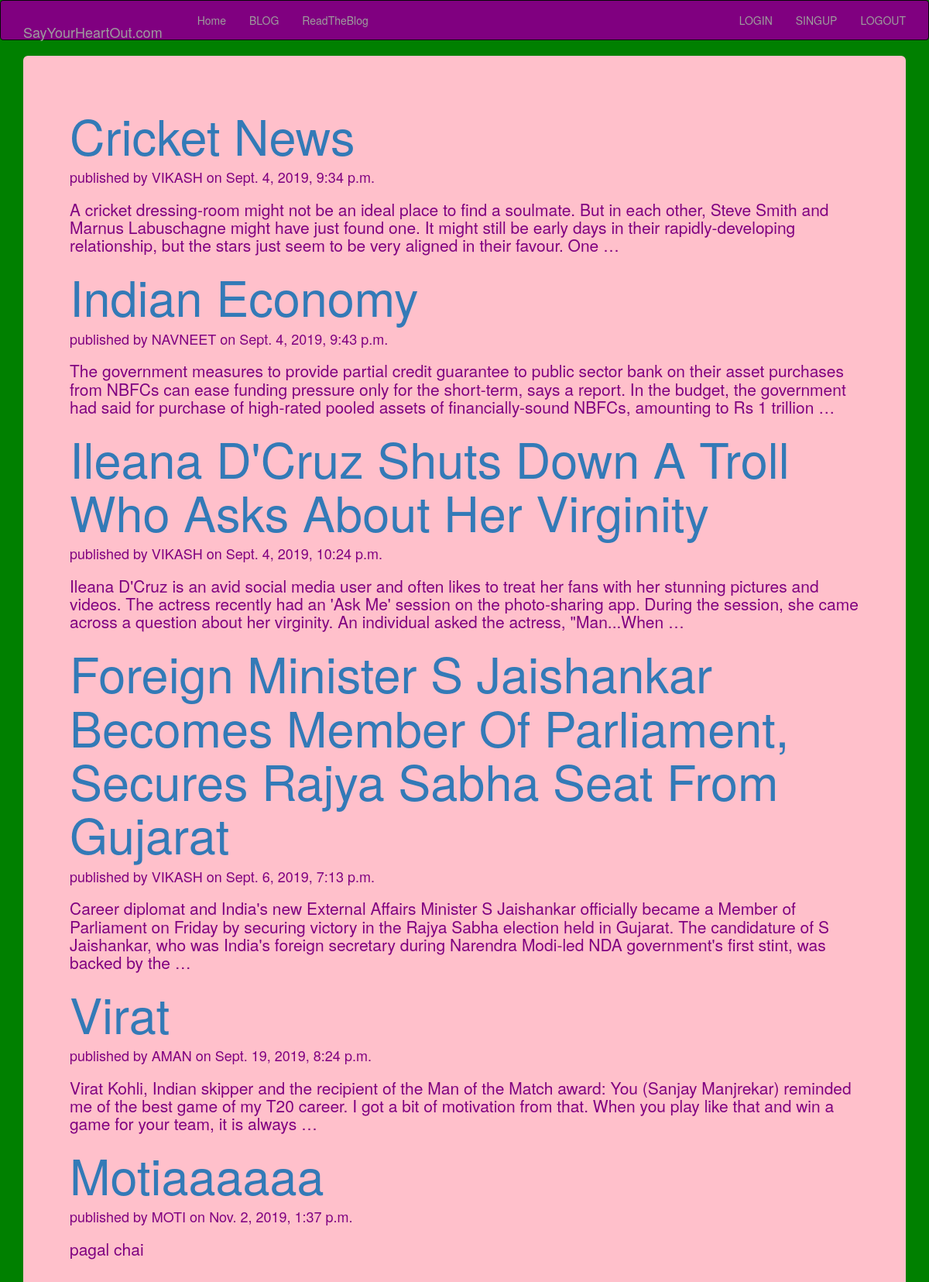
Page /read/ (signed in) on the committed database.
### rblog/models.py (models this page shows, shortened)
class Post(models.Model):
    STATUS_CHOICS=(('draft','DRAFT'),('published','PUBLISHED'))
    title=models.TextField(max_length=256)
    slug=models.SlugField(max_length=264,unique_for_date='publish')
    author=models.ForeignKey(User,related_name='blog_post')
    body=models.TextField()
    publish=models.DateTimeField(default=timezone.now)
    created=models.DateTimeField(auto_now_add=True)
    updated=models.DateTimeField(auto_now=True)
    status=models.CharField(max_length=10,choices=STATUS_CHOICS,default='draft')
    objects=custommanager()

### rblog/views.py (the view)
# urls.py: url(r'^read/', views.read),
@login_required
def read(request):
    post_list=Post.objects.all()
    return render(request,'rblog/read.html',{'post_list':post_list})

### rblog/models.py (called while the page is built)
    def get_queryset(self):
        return super().get_queryset().filter(status='published')

### templates/rblog/read.html
<!DOCTYPE html>
{%extends 'rblog/base.html'%}
{%block body_block%}
{%load staticfiles%}
<link rel="stylesheet"href="{% static 'css/base.css' %}">
<div class="container">
  <div class="jumbotron">
{%for post in post_list%}
<h1><a href="/{{post.id}}">{{post.title|title}}</a></h1>
<h4>published by {{post.author|upper}} on {{post.created}}</h4>
<h3>{{post.body|truncatewords:50|linebreaks}}</h3>
{%endfor%}
</div>
</div>
{%endblock%}

### templates/rblog/base.html (shortened to what this page needs)
<!DOCTYPE html>
<html lang="en" dir="ltr">
  <head>
<link rel="stylesheet" href="https://stackpath.bootstrapcdn.com/bootstrap/3.4.1/css/bootstrap.min.css">
  </head>
  <body>
    <nav class="navbar sticky-top navbar-inverse" style="background-color:purple;" >
      <div class="container">
      <div class="nav navbar-brand">
        <a href="#" class="navbar-brand">SayYourHeartOut.com</a>
      </div>
      <ul class="nav navbar-nav" >
        <li> <a href="/">Home</a></li>
        <li> <a href="/blog">BLOG</a></li>
        <li> <a href="/read">ReadTheBlog</a></li>
      </ul>
      <ul class="nav navbar-nav navbar-right">
        <li> <a href="/accounts/login">LOGIN</a></li>
        <li> <a href="/singup">SINGUP</a></li>
        <li> <a href="/accounts/logout">LOGOUT</a></li>
      </ul>
    </div>
    </nav>
    {%block body_block%}
    {%endblock%}
  </body>
</html>

### static/css/base.css (style rules this page uses)
body { background-color: green; }
.jumbotron { align-items: center; background-color: pink; color: purple; }

### rows in the picture
Post: title "Cricket News", author "VIKASH", created "Sept. 4, 2019, 9:34 p.m.", body "A cricket dressing-room might not be an ideal place to find a soulmate. But in each other, Steve Smith and Marnus Labuschagne might have just found one. It might still be early days in their rapidly-developing relationship, but the stars just seem to be very aligned in their favour. One …"
Post: title "Indian Economy", author "NAVNEET", created "Sept. 4, 2019, 9:43 p.m.", body "The government measures to provide partial credit guarantee to public sector bank on their asset purchases from NBFCs can ease funding pressure only for the short-term, says a report. In the budget, the government had said for purchase of high-rated pooled assets of financially-sound NBFCs, amounting to Rs 1 trillion …"
Post: title "Ileana D'Cruz Shuts Down A Troll Who Asks About Her Virginity", author "VIKASH", created "Sept. 4, 2019, 10:24 p.m.", body "Ileana D'Cruz is an avid social media user and often likes to treat her fans with her stunning pictures and videos. The actress recently had an 'Ask Me' session on the photo-sharing app. During the session, she came across a question about her virginity. An individual asked the actress, \"Man...When …"
Post: title "Foreign Minister S Jaishankar Becomes Member Of Parliament, Secures Rajya Sabha Seat From Gujarat", author "VIKASH", created "Sept. 6, 2019, 7:13 p.m.", body "Career diplomat and India's new External Affairs Minister S Jaishankar officially became a Member of Parliament on Friday by securing victory in the Rajya Sabha election held in Gujarat. The candidature of S Jaishankar, who was India's foreign secretary during Narendra Modi-led NDA government's first stint, was backed by the …"
Post: title "Virat", author "AMAN", created "Sept. 19, 2019, 8:24 p.m.", body "Virat Kohli, Indian skipper and the recipient of the Man of the Match award: You (Sanjay Manjrekar) reminded me of the best game of my T20 career. I got a bit of motivation from that. When you play like that and win a game for your team, it is always …"
Post: title "Motiaaaaaa", author "MOTI", created "Nov. 2, 2019, 1:37 p.m.", body "pagal chai"
